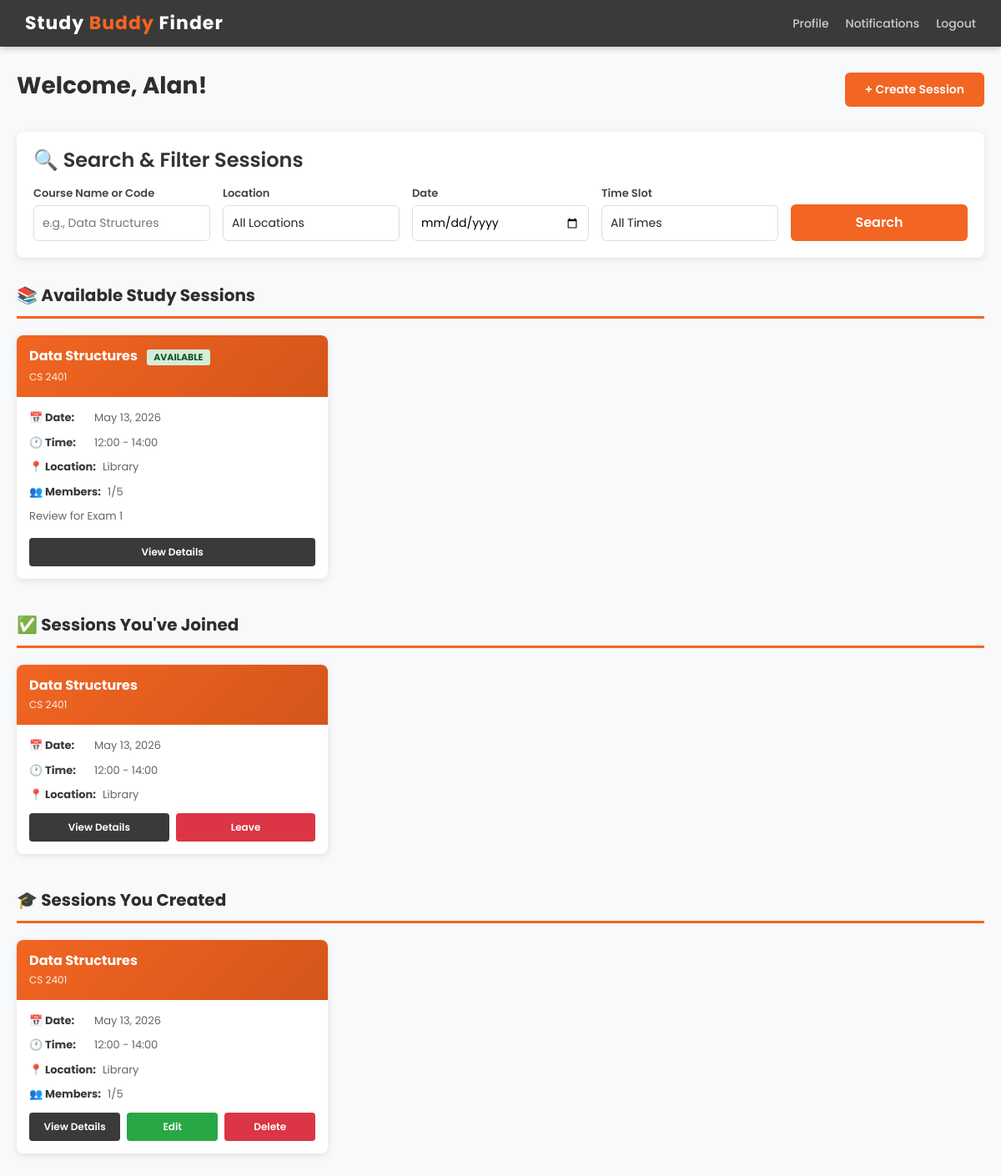
/dashboard/ (signed in), run on the app's committed database.
### testApp/models.py (models this page shows, shortened)
class StudySession(models.Model):
    LOCATION_CHOICES = [
        ('Library', 'Library'),
        ('Student Center', 'Student Center'),
        ('Cafe', 'Cafe'),
        ('Dormitory', 'Dormitory'),
        ('Classroom', 'Classroom'),
        ('Online', 'Online'),
        ('Other', 'Other'),
    ]
    creator = models.ForeignKey(User, on_delete=models.CASCADE, related_name='created_sessions')
    course_name = models.CharField(max_length=200)
    course_code = models.CharField(max_length=50, blank=True, null=True)
    description = models.TextField()
    location = models.CharField(max_length=100, choices=LOCATION_CHOICES)
    other_location = models.CharField(max_length=200, blank=True, null=True, help_text="Specify if location is 'Other'")
    date = models.DateField()
    start_time = models.TimeField()
    end_time = models.TimeField()
    max_capacity = models.IntegerField(default=5, validators=[MinValueValidator(1), MaxValueValidator(100)])
    current_members = models.ManyToManyField(User, through='SessionMembership', related_name='joined_sessions')
    subject_tags = models.CharField(max_length=200, blank=True, null=True, help_text="Comma-separated tags")
    created_at = models.DateTimeField(auto_now_add=True)
    updated_at = models.DateTimeField(auto_now=True)
    is_active = models.BooleanField(default=True)
    class Meta:
        ordering = ['-created_at']
    def get_member_count(self):
        return self.current_members.count()
    def is_full(self):
        return self.get_member_count() >= self.max_capacity

### testApp/views.py (the view)
# urls.py: path('dashboard/', views.dashboard, name='dashboard'),
@login_required(login_url='login')
def dashboard(request):
    try:
        user_profile = request.user.profile
    except UserProfile.DoesNotExist:
        user_profile = UserProfile.objects.create(user=request.user)
    filter_form = SessionFilterForm(request.GET)
    sessions = StudySession.objects.filter(is_active=True, date__gte=timezone.now().date())
    if filter_form.is_valid():
        course_name = filter_form.cleaned_data.get('course_name')
        location = filter_form.cleaned_data.get('location')
        date = filter_form.cleaned_data.get('date')
        time_slot = filter_form.cleaned_data.get('time_slot')
        if course_name:
            sessions = sessions.filter(
                Q(course_name__icontains=course_name) |
                Q(course_code__icontains=course_name)
            )
        if location:
            sessions = sessions.filter(location=location)
        if date:
            sessions = sessions.filter(date=date)
        if time_slot:
            sessions = filter_by_time_slot(sessions, time_slot)
    joined_sessions = request.user.joined_sessions.filter(is_active=True)
    created_sessions = request.user.created_sessions.filter(is_active=True)
    unread_notifications = request.user.notifications.filter(is_read=False).count()
    context = {
        'filter_form': filter_form,
        'sessions': sessions,
        'joined_sessions': joined_sessions,
        'created_sessions': created_sessions,
        'unread_notifications': unread_notifications,
        'user_profile': user_profile,
    }
    return render(request, 'dashboard.html', context)

### testApp/templates/dashboard.html (shortened to what this page needs)
<!DOCTYPE html>
<html>
<head>
    <link href="https://cdn.jsdelivr.net/npm/bootstrap@5.1.3/dist/css/bootstrap.min.css" rel="stylesheet">
</head>
<body>
    <div class="navbar">
        <h1>Study <span>Buddy</span> Finder</h1>
        <div class="navbar-links">
            <a href="{% url 'user_profile' %}">Profile</a>
            <a href="{% url 'notifications' %}" style="position: relative;">
                Notifications
            </a>
            <a href="{% url 'logout' %}">Logout</a>
        </div>
    </div>
    <div class="container-main">
        <div class="header-section">
            <h2>Welcome, {{ user.first_name|default:user.username }}!</h2>
            <a href="{% url 'create_session' %}" class="btn-primary-custom">+ Create Session</a>
        </div>
        <div class="filter-section">
            <h4>🔍 Search & Filter Sessions</h4>
            <form method="GET" class="filter-form">
                <div class="form-group">
                    <label for="course_name">Course Name or Code</label>
                    <input type="text" id="course_name" name="course_name" value="{{ filter_form.course_name.value|default:'' }}" placeholder="e.g., Data Structures">
                </div>
                <div class="form-group">
                    <label for="location">Location</label>
                    {{ filter_form.location }}
                </div>
                <div class="form-group">
                    <label for="date">Date</label>
                    <input type="date" id="date" name="date" value="{{ filter_form.date.value|default:'' }}">
                </div>
                <div class="form-group">
                    <label for="time_slot">Time Slot</label>
                    {{ filter_form.time_slot }}
                </div>
                <button type="submit" class="btn-filter">Search</button>
            </form>
        </div>
        <div class="section">
            <div class="section-title">📚 Available Study Sessions</div>
            {% if sessions %}
                <div class="session-grid">
                    {% for session in sessions %}
                        <div class="session-card">
                            <div class="session-card-header">
                                <h3>{{ session.course_name }}
                                    {% if session.is_full %}
                                        <span class="session-status status-full">FULL</span>
                                    {% else %}
                                        <span class="session-status status-available">AVAILABLE</span>
                                    {% endif %}
                                </h3>
                                <p>{{ session.course_code|default:"" }}</p>
                            </div>
                            <div class="session-card-body">
                                <div class="session-info">
                                    <strong>📅 Date:</strong>
                                    <span class="session-info-value">{{ session.date }}</span>
                                </div>
                                <div class="session-info">
                                    <strong>🕐 Time:</strong>
                                    <span class="session-info-value">{{ session.start_time|time:"H:i" }} - {{ session.end_time|time:"H:i" }}</span>
                                </div>
                                <div class="session-info">
                                    <strong>📍 Location:</strong>
                                    <span class="session-info-value">{{ session.location }}
                                    </span>
                                </div>
                                <div class="session-info">
                                    <strong>👥 Members:</strong>
                                    <span class="session-info-value">{{ session.get_member_count }}/{{ session.max_capacity }}</span>
                                </div>
                                <p style="font-size: 13px; color: #666; margin-top: 10px;">{{ session.description|truncatewords:20 }}</p>
                                <div class="session-actions">
                                    <a href="{% url 'session_detail' session.pk %}" class="btn-small btn-view">View Details</a>
                                </div>
                            </div>
                        </div>
                    {% endfor %}
                </div>
            {% else %}
                <div class="empty-message">
                    <p>📭 No study sessions available. Why not create one?</p>
                </div>
            {% endif %}
        </div>
        {% if joined_sessions %}
            <div class="section">
                <div class="section-title">✅ Sessions You've Joined</div>
                <div class="session-grid">
                    {% for session in joined_sessions %}
                        <div class="session-card">
                            <div class="session-card-header">
                                <h3>{{ session.course_name }}</h3>
                                <p>{{ session.course_code|default:"" }}</p>
                            </div>
                            <div class="session-card-body">
                                <div class="session-info">
                                    <strong>📅 Date:</strong>
                                    <span class="session-info-value">{{ session.date }}</span>
                                </div>
                                <div class="session-info">
                                    <strong>🕐 Time:</strong>
                                    <span class="session-info-value">{{ session.start_time|time:"H:i" }} - {{ session.end_time|time:"H:i" }}</span>
                                </div>
                                <div class="session-info">
                                    <strong>📍 Location:</strong>
                                    <span class="session-info-value">{{ session.location }}</span>
                                </div>
                                <div class="session-actions">
                                    <a href="{% url 'session_detail' session.pk %}" class="btn-small btn-view">View Details</a>
                                    <a href="{% url 'leave_session' session.pk %}" class="btn-small" style="background-color: #dc3545; color: white;">Leave</a>
                                </div>
                            </div>
                        </div>
                    {% endfor %}
                </div>
            </div>
        {% endif %}
        {% if created_sessions %}
            <div class="section">
                <div class="section-title">🎓 Sessions You Created</div>
                <div class="session-grid">
                    {% for session in created_sessions %}
                        <div class="session-card">
                            <div class="session-card-header">
                                <h3>{{ session.course_name }}</h3>
                                <p>{{ session.course_code|default:"" }}</p>
                            </div>
                            <div class="session-card-body">
                                <div class="session-info">
                                    <strong>📅 Date:</strong>
                                    <span class="session-info-value">{{ session.date }}</span>
                                </div>
                                <div class="session-info">
                                    <strong>🕐 Time:</strong>
                                    <span class="session-info-value">{{ session.start_time|time:"H:i" }} - {{ session.end_time|time:"H:i" }}</span>
                                </div>
                                <div class="session-info">
                                    <strong>📍 Location:</strong>
                                    <span class="session-info-value">{{ session.location }}</span>
                                </div>
                                <div class="session-info">
                                    <strong>👥 Members:</strong>
                                    <span class="session-info-value">{{ session.get_member_count }}/{{ session.max_capacity }}</span>
                                </div>
                                <div class="session-actions">
                                    <a href="{% url 'session_detail' session.pk %}" class="btn-small btn-view">View Details</a>
                                    <a href="{% url 'edit_session' session.pk %}" class="btn-small" style="background-color: #28a745; color: white;">Edit</a>
                                    <a href="{% url 'delete_session' session.pk %}" class="btn-small" style="background-color: #dc3545; color: white;">Delete</a>
                                </div>
                            </div>
                        </div>
                    {% endfor %}
                </div>
            </div>
        {% endif %}
    </div>
</body>
</html>

### data on the page
StudySession: course_name "Data Structures", shows "AVAILABLE", course_code "CS 2401", date "May 13, 2026", start_time "12:00", end_time "14:00", location "Library", get_member_count "1", max_capacity "5", description "Review for Exam 1"

### other printed values
{{ user.first_name|default:user.username }} "Alan"
